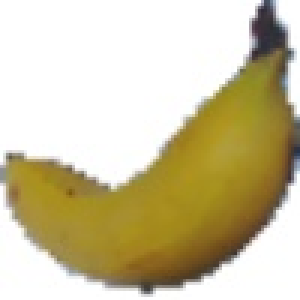
#> input picture P8_02_inputs_images/Banana/0_100.jpg, 100 x 100 px, found by its file name (shown 3 times larger)
$ jupyter execute --allow-errors P8_01_notebook.ipynb
#> lines starting #> are read from the running program, lines starting #| are printed output that depends on the picture
[cell 1]
# J'utilise findspark pour le chemin de pyspark et donc rajouter pyspark au sys.path
import findspark
findspark.init()
#> (this line was passed over: findspark is not available in this run)

[cell 2]
import os
import io
import numpy as np
import pandas as pd
import seaborn as sns
import matplotlib.pyplot as plt
from PIL import Image
plt.style.use('fivethirtyeight')
# for connections to S3 AWS
import boto3
# pyspark modules
import pyspark
from pyspark.sql import SparkSession
from pyspark import SparkContext, SparkConf
from pyspark.sql.functions import col, pandas_udf, PandasUDFType, split
from pyspark.ml.linalg import Vectors, VectorUDT
from pyspark.sql.functions import udf
from pyspark.ml.feature import StringIndexer, StandardScaler
from pyspark.ml.feature import PCA
# tnesorflow modules
from tensorflow.keras.applications.resnet50 import ResNet50, preprocess_input
from tensorflow.keras.preprocessing.image import img_to_array

## Lancement de la session Spark

- Configuration des variables d'environnement pour pyspark pour assurer le bon fonctionnement de spark, java, S3, etc.

[cell 3]
os.environ['PYSPARK_SUBMIT_ARGS'] = '--packages com.amazonaws:aws-java-sdk-pom:1.10.34,org.apache.hadoop:hadoop-aws:2.7.3 pyspark-shell --conf spark.driver.extraJavaOptions="-Dio.netty.tryReflectionSetAccessible=true",spark.hadoop.fs.s3a.endpoint=s3.eu-west-1.amazonaws.com'

- Lancement d'une Spark Session/Context  (Créer le point d'entrée pour Spark)

#> (a cell that did not finish here is left out)

[cell 5]
# configuration de Pyspark
#s_cf = SparkConf()
#s_cf.set("spark.executor.memory", '4g') # 4GB de RAM pour l'exécuteur
#s_cf.set('spark.executor.cores', '2') # 2 coeurs
#s_cf.set('spark.cores.max', '2') # 2 coeurs max
#s_cf.set("spark.driver.memory",'4g') # 4GB de RAM pour le driver

## Importer les données dans un Spark DataFrame

- Importer données à partir du Bucket (Compartiment) ```S3```  (j'ai déposé mes images sur le service de stockage S3 de mon compte AWS)

[cell 6]
s3_url = "s3a://p8-fruits-s3/input_images/*"

#> (the rest of this cell did not finish here and is left out)

Utiliser withColumn pour rajouter une colonne Label afin d'étiqueter chaque image

#> (a cell that did not finish here is left out)

## Importer ResNet50 model (transfer learning)

- Importation du modèle Resnet50 à partir de  ```keras``` mais sans la couche supérieure (classificateur), car nous voulons donc utiliser le modèle ResNet50 juste pour extraire les features.

#> (a cell that did not finish here is left out)

- Diffusion du modèle à travers tout le cluster spark

#> (a cell that did not finish here is left out)

## Function definitions

- Définition d'une série de fonctions qui seront exécutées sur tous les nœuds :

[cell 10]
def model_fn():
    """
    Returns a ResNet50 model with top layer removed and broadcasted pretrained weights.
    """
    model = ResNet50(weights=None, include_top=False)
    model.set_weights(bc_model_weights.value)
    return model

- Preprocessing

[cell 11]
def preprocess(content):
    """
    Preprocesses raw image bytes for prediction.
    """
    img = Image.open(io.BytesIO(content)).resize([224, 224])
    arr = img_to_array(img)
    return preprocess_input(arr)

- Model predictions giving features as output

[cell 12]
def featurize_series(model, content_series):

    """
    Featurize a pd.Series of raw images using the input model.
    :return: a pd.Series of image features
    """

    input = np.stack(content_series.map(preprocess))
    preds = model.predict(input)
    output = [p.flatten() for p in preds]
    return pd.Series(output)

- Utiliser pandas user-defined function (UDF) pour appliquer des fonctions sur ``spark df``

#> (a cell that did not finish here is left out)

## Extraire les features

- Utiliser la fonction feature_udf pour créer une nouvelle colonnes qui va receptionner les features.

#> (a cell that did not finish here is left out)

#> (a cell that did not finish here is left out)

[cell 16]
#pip install opencv-python

[cell 17]
import matplotlib.pyplot as plt
import cv2

[cell 18]
img = cv2.imread("0_100.jpg")
#> img is the input picture: shape (100, 100, 3); mean B, G, R 163.1, 196.9, 206.4
plt.imshow(img)
plt.axis('off')
plt.show()

[cell 19]
#import matplotlib.pyplot as plt
#import cv2
# Image originale
#img = cv2.imread("1_100.jpg")# this is read in BGR format
rgb_img = cv2.cvtColor(img, cv2.COLOR_BGR2RGB)# this converts it into RGB
plt.imshow(rgb_img)
plt.axis('off')
plt.show()

[cell 20]
# Resizing
resizing = cv2.resize(rgb_img, (224, 224))
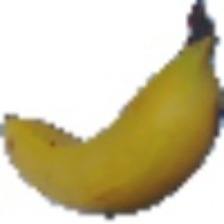
#> resizing: shape (224, 224, 3); mean R, G, B 206.3, 196.8, 163
plt.imshow(resizing)
plt.axis('off')
plt.show()

[cell 21]
# Réduction de bruits
f_denoising = cv2.fastNlMeansDenoisingColored(resizing,None,10,10,7,21)
plt.imshow(f_denoising)
plt.axis('off')
plt.show()


$ run again, with P8_02_inputs_images/Apple-Golden-3/1_100.jpg copied over P8_02_inputs_images/Banana/0_100.jpg
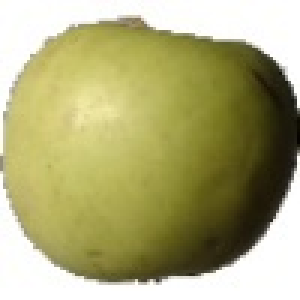
#> input picture P8_02_inputs_images/Apple-Golden-3/1_100.jpg, 100 x 100 px, found by its file name (shown 3 times larger)
#> img is the input picture: shape (100, 100, 3); mean B, G, R 121.9, 171.4, 174.7
#> `resizing = cv2.resize(rgb_img, (224, 224))`:
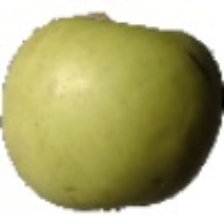
#> resizing: shape (224, 224, 3); mean R, G, B 174.6, 171.3, 121.8

$ run again, with P8_02_inputs_images/Banana/203_100.jpg copied over P8_02_inputs_images/Banana/0_100.jpg
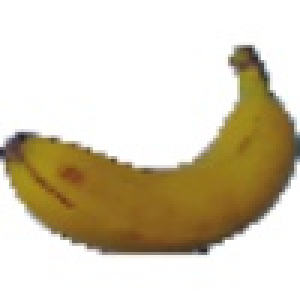
#> input picture P8_02_inputs_images/Banana/203_100.jpg, 100 x 100 px, found by its file name (shown 3 times larger)
#> img is the input picture: shape (100, 100, 3); mean B, G, R 183, 205, 214.6
#> `resizing = cv2.resize(rgb_img, (224, 224))`:
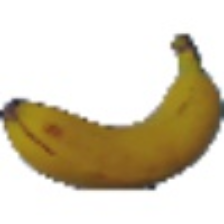
#> resizing: shape (224, 224, 3); mean R, G, B 214.6, 205, 182.9

$ run again, with P8_02_inputs_images/Banana/49_100.jpg copied over P8_02_inputs_images/Banana/0_100.jpg
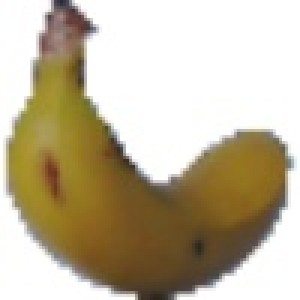
#> input picture P8_02_inputs_images/Banana/49_100.jpg, 100 x 100 px, found by its file name (shown 3 times larger)
#> img is the input picture: shape (100, 100, 3); mean B, G, R 157.9, 182.7, 193.8
#> `resizing = cv2.resize(rgb_img, (224, 224))`:
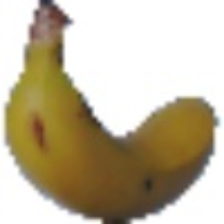
#> resizing: shape (224, 224, 3); mean R, G, B 193.7, 182.6, 157.8
